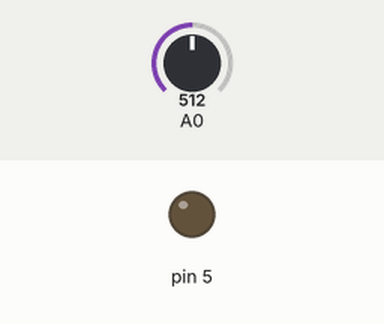
This sketch was run on a simulated Arduino Uno, built with avr-gcc and run on an emulated ATmega328P. Parts: output pins drawn as LEDs (lit = HIGH). The test bench sets the inputs (shaded band); at power-on: A0 = 512.

Above: at 5.8 s.
5.9 s: A0 set to 992
11.9 s: A0 set to 1015
At 15.4 s:
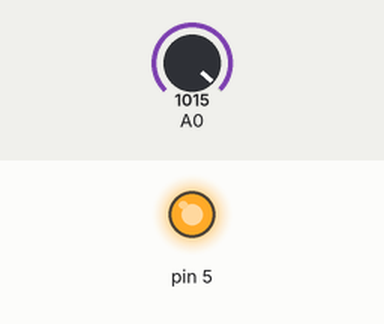
17.9 s: A0 set to 990
At 20.4 s:
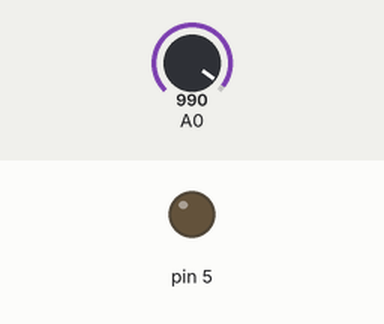
23.9 s: A0 set to 1010
At 25.4 s:
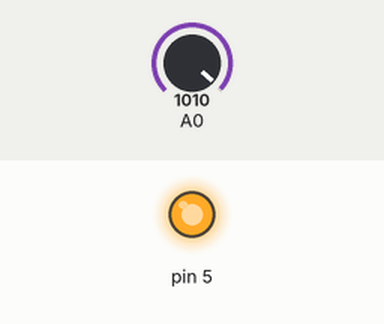
Timing chart, 0 to 26.9 s (numbered marks = the images above; inputs shaded):
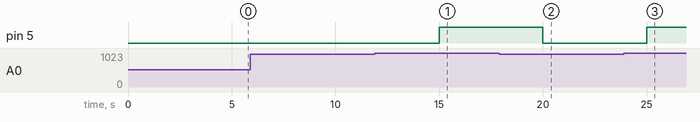

Measured:
- the behaviour switches between 1000 and 1001 on A0 (found by bisection; images 0 and 1)
- after the input at 5.9 s, every drawn part: stays the same
- after the input at 11.9 s, pin 5: LOW → HIGH after 3.1 s
- after the input at 17.9 s, pin 5: HIGH → LOW after 2.1 s
- after the input at 23.9 s, pin 5: LOW → HIGH after 1.1 s

The sketch:

RelayCommand.ino
```cpp
/*
  Pressure sensing
*/
void setup() {
    pinMode(A0,INPUT);
    pinMode(5,OUTPUT);
    Serial.begin(9600);
}

void loop() {
    if(analogRead(A0)>1000)//1000 - threshold value
    {
      digitalWrite(5,HIGH);//Sending signal to relay
     delay(5000);
    }
    else
    {
      digitalWrite(5,LOW);
      delay(5000);
    }
}
```
